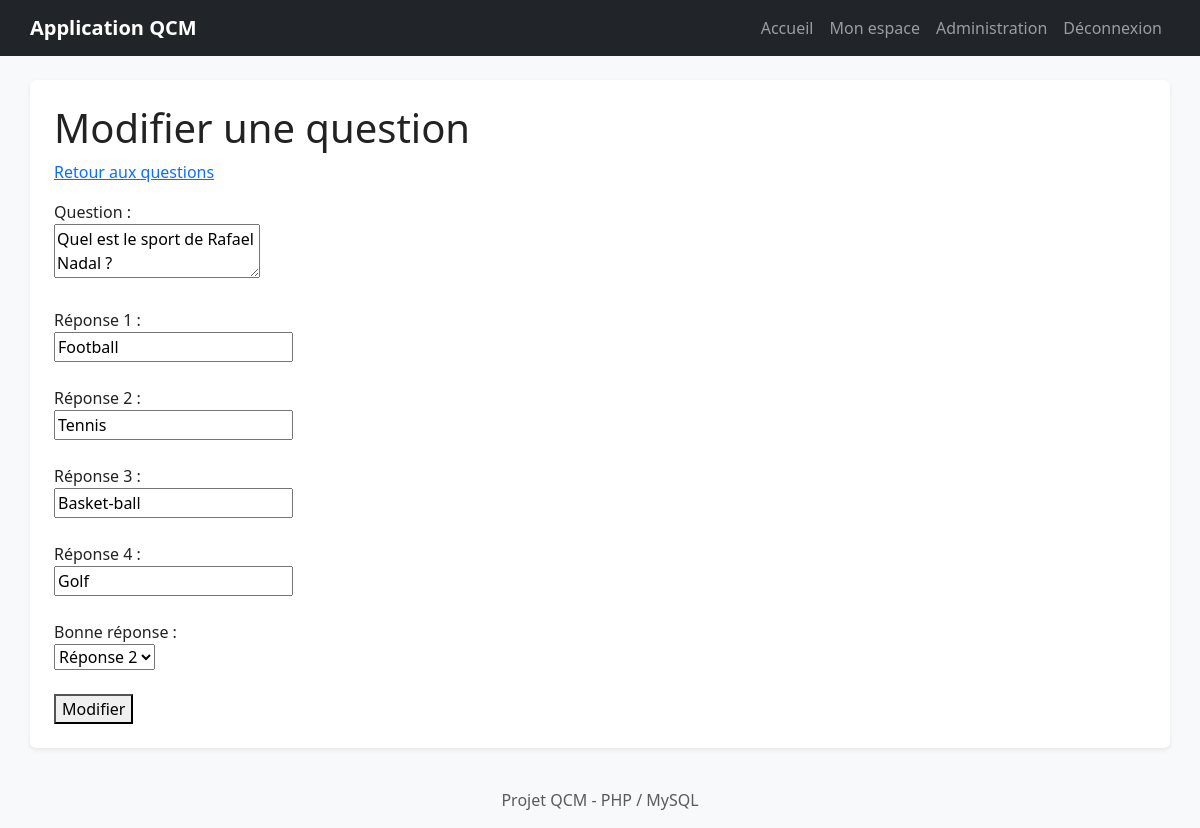
Screenshot of /admin/modifier_question.php?id=50 (signed in) with the database file from the repository.
### tables this page shows
CREATE TABLE questions (
    id INT AUTO_INCREMENT PRIMARY KEY,
    question TEXT NOT NULL,
    reponse1 VARCHAR(255) NOT NULL,
    reponse2 VARCHAR(255) NOT NULL,
    reponse3 VARCHAR(255) NOT NULL,
    reponse4 VARCHAR(255) NOT NULL,
    bonne_reponse INT NOT NULL,
    categorie VARCHAR(100) DEFAULT 'general'
);

### admin/modifier_question.php (the view, shortened to what this page needs)
<?php
require_once '../includes/config.php';
$id = (int) $_GET['id'];
$requete = $pdo->prepare("SELECT * FROM questions WHERE id = ?");
$requete->execute([$id]);
$question = $requete->fetch();
require_once '../includes/header.php';
?>
<h1>Modifier une question</h1>
<p><a href="questions.php">Retour aux questions</a></p>
<form method="post">
    <label>Question :</label><br>
    <textarea name="question" required><?= htmlspecialchars($question['question']) ?></textarea><br><br>
    <label>Réponse 1 :</label><br>
    <input type="text" name="reponse1" value="<?= htmlspecialchars($question['reponse1']) ?>" required><br><br>
    <label>Réponse 2 :</label><br>
    <input type="text" name="reponse2" value="<?= htmlspecialchars($question['reponse2']) ?>" required><br><br>
    <label>Réponse 3 :</label><br>
    <input type="text" name="reponse3" value="<?= htmlspecialchars($question['reponse3']) ?>" required><br><br>
    <label>Réponse 4 :</label><br>
    <input type="text" name="reponse4" value="<?= htmlspecialchars($question['reponse4']) ?>" required><br><br>
    <label>Bonne réponse :</label><br>
    <select name="bonne_reponse" required>
        <option value="2" <?= $question['bonne_reponse'] == 2 ? 'selected' : '' ?>>Réponse 2</option>
    </select><br><br>
    <button type="submit">Modifier</button>
</form>
<?php require_once '../includes/footer.php'; ?>

### assets/css/style.css (style rules this page uses)
body { color: #222; }

### rows the page displays
questions: question "Quel est le sport de Rafael Nadal ?", reponse1 "Football", reponse2 "Tennis", reponse3 "Basket-ball", reponse4 "Golf", bonne_reponse "Réponse 2"
